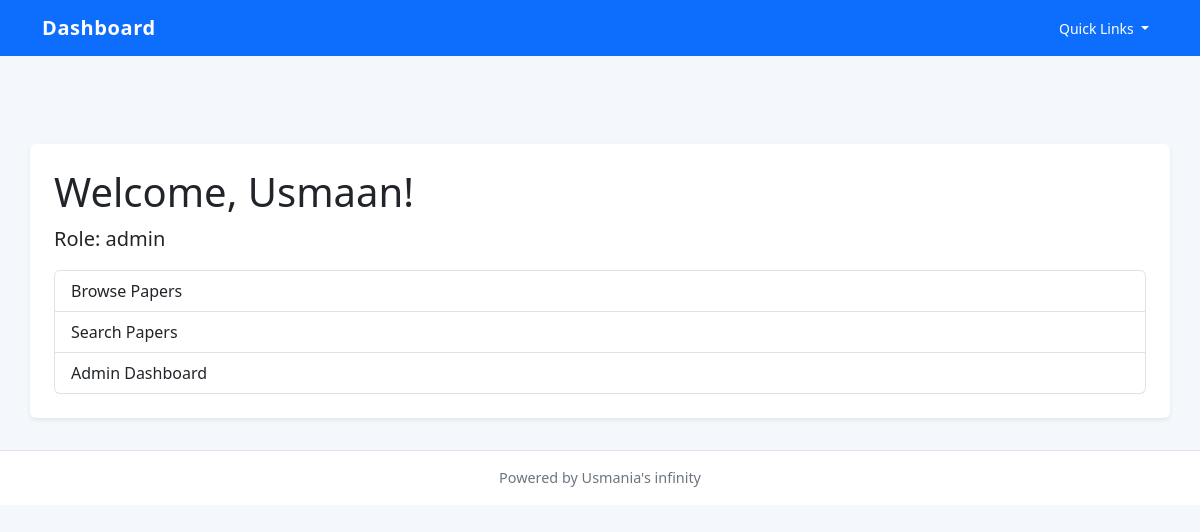
The page /dashboard (signed in) on the database as committed earlier.
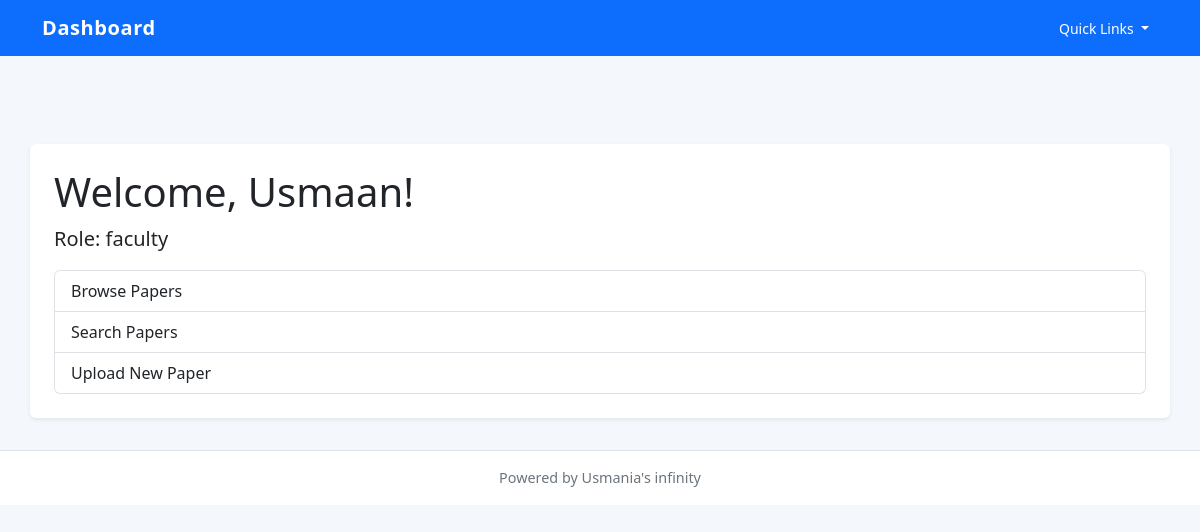
The same page on the database as committed later.
### app/models.py (models this page shows)
class User(UserMixin, db.Model):
    __tablename__ = "users"
    id = db.Column(db.Integer, primary_key=True)
    name = db.Column(db.String(150), nullable=False)
    email = db.Column(db.String(150), unique=True, nullable=False)
    password = db.Column(db.String(255), nullable=False)
    role = db.Column(db.String(50), default="faculty")  # faculty / admin
    department_id = db.Column(db.Integer, db.ForeignKey("departments.id"))
    papers = db.relationship("Paper", backref="author", lazy=True)
    approved = db.Column(db.Boolean, default=False)
    created_at = db.Column(db.DateTime, default=datetime.utcnow)

### app/routes/auth.py (the view)
@auth_bp.route('/dashboard')
@login_required
def dashboard():
    return render_template('dashboard.html', user=current_user)

### app/routes/auth.py (called while the page is built)
@login_manager.user_loader
def load_user(user_id):
    return User.query.get(int(user_id))

### app/templates/dashboard.html (shortened to what this page needs)
﻿{% extends "base.html" %}
{% block content %}
<div class="bg-white rounded shadow-sm p-4">
    <h1>Welcome, {{ user.name }}!</h1>
    <p class="lead">Role: <strong>{{ user.role }}</strong></p>
    <div class="list-group">
        <a class="list-group-item list-group-item-action" href="{{ url_for('papers.list_papers') }}">Browse Papers</a>
        <a class="list-group-item list-group-item-action" href="{{ url_for('papers.search_papers') }}">Search Papers</a>
        {% if user.role == 'faculty' %}
        <a class="list-group-item list-group-item-action" href="{{ url_for('papers.upload_paper') }}">Upload New Paper</a>
        {% endif %}
        {% if user.role == 'admin' %}
        <a class="list-group-item list-group-item-action" href="{{ url_for('admin.dashboard') }}">Admin Dashboard</a>
        {% endif %}
    </div>
</div>
{% endblock %}

### app/templates/base.html (shortened to what this page needs)
<!DOCTYPE html>
<html lang="en">
<head>
    <link href="https://cdn.jsdelivr.net/npm/bootstrap@5.3.3/dist/css/bootstrap.min.css" rel="stylesheet">
</head>
<body>
<nav class="navbar navbar-expand-lg navbar-dark bg-primary fixed-top">
    <div class="container">
        <a class="navbar-brand" href="{{ url_for('home') }}">Dashboard</a>
        <button class="navbar-toggler" type="button" data-bs-toggle="collapse" data-bs-target="#mainNav" aria-controls="mainNav" aria-expanded="false" aria-label="Toggle navigation">
        <div class="collapse navbar-collapse" id="mainNav">
            <div class="d-flex align-items-center ms-3">
                <div class="dropdown">
                    <button class="btn btn-light btn-sm dropdown-toggle" type="button" id="quickLinksDropdown" data-bs-toggle="dropdown" aria-expanded="false">
                        Quick Links
                    </button>
                </div>
            </div>
        </div>
    </div>
</nav>
<div class="container content">
    {% block content %}{% endblock %}
</div>
<footer class="footer bg-white border-top">
    <div class="container">Powered by Usmania's infinity</div>
</footer>
</body>
</html>

### app/templates/base.html (style rules this page uses)
body { padding-top: 5.5rem; background: #f4f7fb; min-height: 100vh; }
.content { padding: 2rem 0; }
.navbar-brand { font-weight: 700; letter-spacing: 0.03em; }
.btn, .btn-primary, .btn-outline-primary, .btn-outline-secondary, .btn-outline-info, .btn-secondary, .btn-danger, .btn-light { color: #fff !important; background-color: #0d6efd !important; border-color: #0d6efd !important; }
.footer { padding: 1rem 0; text-align: center; color: #6c757d; font-size: 0.9rem; }

Rows that differ between the two databases and show on the page:
changed User "Usmaan": role "admin" → "faculty"
Other text that changed with them:
text no longer shown: "Admin Dashboard"
text now shown: "Upload New Paper"
